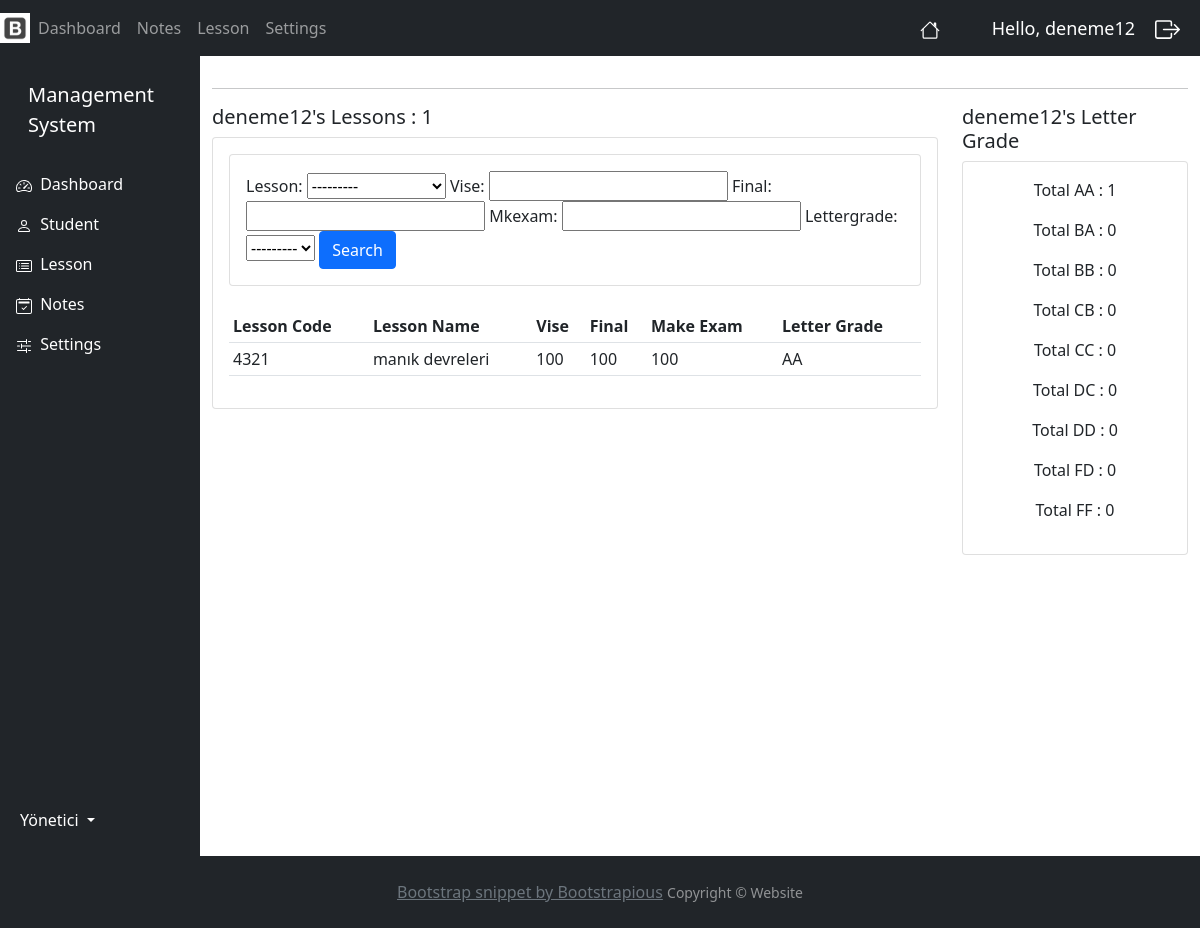
The app's page /notes_user/ (signed in) with its own data.
### myapp/models.py (models this page shows, shortened)
class Notes(models.Model):
    STATUS = (
        ('AA', 'AA'),
        ('BA', 'BA'),
        ('BB', 'BB'),
        ('CB', 'CB'),
        ('CC', 'CC'),
        ('DC', 'DC'),
        ('DD', 'DD'),
        ('FD', 'FD'),
        ('FF', 'FF'),
    )
    student = models.ForeignKey(Student, null=True, on_delete=models.SET_NULL)
    lesson = models.ForeignKey(Lesson, null=True, on_delete=models.SET_NULL)
    vise = models.IntegerField(null=True, blank=True)
    final = models.IntegerField(null=True, blank=True)
    mkexam = models.IntegerField(null=True, blank=True)
    lettergrade = models.CharField(max_length=2, null=True, choices=STATUS)

class Lesson(models.Model):
    lcode = models.CharField(blank=True, max_length=50)
    lname = models.CharField(blank=True, max_length=50)
    lcredit = models.IntegerField(blank=True, null=True)
    period = models.ForeignKey(Period, null=True, on_delete=models.SET_NULL)
    def __str__(self):
        return self.lname

### myapp/decorators.py (the view)
        def wrapper_func(request, *args, **kwargs):
            group =None
            if request.user.groups.exists():
                group = request.user.groups.all()[0].name
            if group in allowed_roles:
                return view_func(request, *args, **kwargs)
            else:
                return HttpResponse('You are not authorized to view this page')

### myapp/templates/accounts/notes_user.html
{% extends 'accounts/main.html' %}
{% block content %}
<hr>
    <div class="row">
<div class="col-md-9">
            <h5>{{ request.user }}'s Lessons : {{ notes_count }}</h5>
            <div class="card card-body">
                <div class="row">
                    <div class="col">
                        <div class="card card-body">
                            <form method="get">
                                {{ myFilter.form }}
                                <button class="btn btn-primary" type="submit">Search</button>
                            </form>
                        </div>
                    </div>
                </div>
                <br>
                <table class="table table-sm">
                        <tr>
                            <th>Lesson Code</th>
                            <th>Lesson Name</th>
                            <th>Vise</th>
                            <th>Final</th>
                            <th>Make Exam</th>
                            <th>Letter Grade</th>
                        </tr>
                        {% for note in notes %}
                           <tr>
                                <td>{{ note.lesson.lcode }}</td>
                                <td>{{ note.lesson.lname }}</td>
                                <td>{{ note.vise }}</td>
                                <td>{{ note.final }}</td>
                                <td>{{ note.mkexam }}</td>
                                <td>{{ note.lettergrade }}</td>
                           </tr>
                        {% endfor %}
                    </table>
            </div>
        </div>
    <div class="col-md-3">
        <h5>{{ request.user }}'s Letter Grade</h5>
                    <div class="row">
                        <div class="col">
                            <div class="col-md">
                                <div class="card text-center text-black mb-3" id="total-department">
                                    <div class="card-body">
                                        <p>Total AA : {{ aa }}</p>
                                        <p>Total BA : {{ ba }}</p>
                                        <p>Total BB : {{ bb }}</p>
                                        <p>Total CB : {{ cb }}</p>
                                        <p>Total CC : {{ cc }}</p>
                                        <p>Total DC : {{ dc }}</p>
                                        <p>Total DD : {{ dd }}</p>
                                        <p>Total FD : {{ fd }}</p>
                                        <p>Total FF : {{ ff }}</p>
                                    </div>
                                </div>
                            </div>
                        </div>
                    </div>
        </div>
    </div>
{% endblock %}

### myapp/templates/accounts/navbar.html (shortened to what this page needs)
{% load static %}
<nav class="navbar navbar-expand-lg navbar-dark bg-dark">
  <a href="{% url 'index' %}"><img  width="30" height="30" class="d-inline-block align-top" alt=""  src="{% static 'images/icon.jpeg' %}"></a>
  <div class="collapse navbar-collapse" id="navbarNav">
    <ul class="navbar-nav">
        {% if request.user.is_staff %}
            <!--
      <li class="nav-item active">
        <a class="nav-link" href="{% url 'index' %}">Dashboard</a>
      </li>
      <li class="nav-item">
        <a class="nav-link" href="{% url 'dashboard_student' %}">Student</a>
      </li>
      <li class="nav-item">
        <a class="nav-link" href="{% url 'dashboard_lesson' %}">Lesson</a>
      </li>
      <li class="nav-item">
        <a class="nav-link" href="{% url 'dashboard_notes' %}">Notes</a>
      </li>
      -->
         {% else %}
            <li class="nav-item active">
                <a class="nav-link" href="{% url 'user-page' %}">Dashboard</a>
            </li>
            <li class="nav-item">
                <a class="nav-link" href="{% url 'notes_user' %}">Notes</a>
            </li>
            <li class="nav-item">
                <a class="nav-link" href="{% url 'lesson_user' %}">Lesson</a>
            </li>
            <li class="nav-item">
                <a class="nav-link" href="{% url 'account' %}">Settings</a>
            </li>
         {% endif %}
    </ul>
  </div>
    <span><a href="/" class="nav-link text-white align-middle px-5">
          </a>
    </span>
    <span class="hello-msg">Hello, {{ request.user }} </span>
    <span ><a  class="hello-msg " href="{% url 'logout' %}">
        </a>
    </span>
</nav>

### static/css/main.css (style rules this page uses)
body { background-color: #ebeff5; }

### myapp/templates/accounts/navbar.html (style rules this page uses)
.hello-msg { font-size: 18px; color: #fff; margin-right: 20px; }

### myapp/templates/accounts/footer.html (style rules this page uses)
html, body { height: 100%; }

### records on screen
Notes: lesson.lcode "4321", lesson.lname "manık devreleri", vise "100", final "100", mkexam "100", lettergrade "AA"

### other values on screen
{{ request.user }} "deneme12"
{{ notes_count }} "1"
{{ aa }} "1"
{{ ba }} "0"
{{ bb }} "0"
{{ cb }} "0"
{{ cc }} "0"
{{ dc }} "0"
{{ dd }} "0"
{{ fd }} "0"
{{ ff }} "0"
